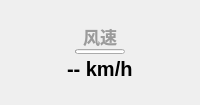
              <widget class="ElevatedCardWidget" name="wind_card">
               <property name="sizePolicy">
                <sizepolicy hsizetype="Preferred" vsizetype="Preferred">
                 <horstretch>0</horstretch>
                 <verstretch>0</verstretch>
                </sizepolicy>
               </property>
               <property name="minimumSize">
                <size>
                 <width>0</width>
                 <height>60</height>
                </size>
               </property>
               <layout class="QHBoxLayout" name="current_weather_layout_inner_3">
                <property name="spacing">
                 <number>20</number>
                </property>
                <property name="leftMargin">
                 <number>24</number>
                </property>
                <property name="topMargin">
                 <number>24</number>
                </property>
                <property name="rightMargin">
                 <number>24</number>
                </property>
                <property name="bottomMargin">
                 <number>24</number>
                </property>
                <item>
                 <layout class="QVBoxLayout" name="verticalLayout_7">
                  <property name="spacing">
                   <number>3</number>
                  </property>
                  <item>
                   <layout class="QVBoxLayout" name="verticalLayout_34">
                    <property name="spacing">
                     <number>0</number>
                    </property>
                    <item alignment="Qt::AlignHCenter|Qt::AlignVCenter">
                     <widget class="QLabel" name="wind_label">
                      <property name="font">
                       <font>
                        <family>Microsoft YaHei UI</family>
                        <pointsize>13</pointsize>
                        <bold>true</bold>
                       </font>
                      </property>
                      <property name="styleSheet">
                       <string notr="true">color: rgba(120, 120, 120, 180);
font-weight: bold;</string>
                      </property>
                      <property name="text">
                       <string>风速</string>
                      </property>
                      <property name="textFormat">
                       <enum>Qt::PlainText</enum>
                      </property>
                      <property name="alignment">
                       <set>Qt::AlignCenter</set>
                      </property>
                      <property name="wordWrap">
                       <bool>true</bool>
                      </property>
                     </widget>
                    </item>
                    <item alignment="Qt::AlignHCenter|Qt::AlignVCenter">
                     <widget class="ProgressBar" name="progressBar">
                      <property name="sizePolicy">
                       <sizepolicy hsizetype="Fixed" vsizetype="Fixed">
                        <horstretch>0</horstretch>
                        <verstretch>0</verstretch>
                       </sizepolicy>
                      </property>
                      <property name="minimumSize">
                       <size>
                        <width>0</width>
                        <height>5</height>
                       </size>
                      </property>
                      <property name="maximumSize">
                       <size>
                        <width>50</width>
                        <height>5</height>
                       </size>
                      </property>
                      <property name="styleSheet">
                       <string notr="true"/>
                      </property>
                      <property name="orientation">
                       <enum>Qt::Horizontal</enum>
                      </property>
                      <property name="useAni">
                       <bool>true</bool>
                      </property>
                      <property name="val">
                       <double>0.000000000000000</double>
                      </property>
                     </widget>
                    </item>
                   </layout>
                  </item>
                  <item>
                   <layout class="QVBoxLayout" name="verticalLayout_30">
                    <property name="spacing">
                     <number>0</number>
                    </property>
                    <item alignment="Qt::AlignHCenter">
                     <widget class="StrongBodyLabel" name="wind_value">
                      <property name="font">
                       <font>
                        <family>Segoe UI</family>
                        <pointsize>15</pointsize>
                        <bold>true</bold>
                        <stylestrategy>PreferDefault</stylestrategy>
                       </font>
                      </property>
                      <property name="text">
                       <string>-- km/h</string>
                      </property>
                      <property name="wordWrap">
                       <bool>false</bool>
                      </property>
                     </widget>
                    </item>
                   </layout>
                  </item>
                 </layout>
                </item>
               </layout>
              </widget>
